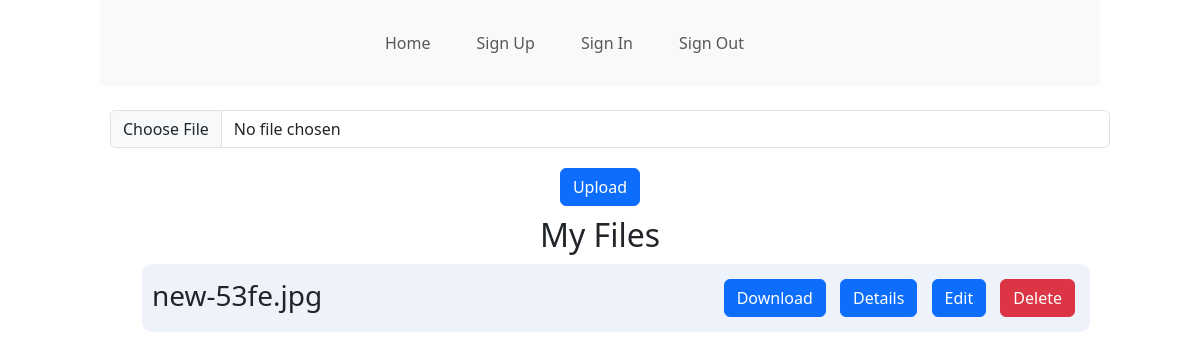
Page /files (signed in) on the earlier database version.
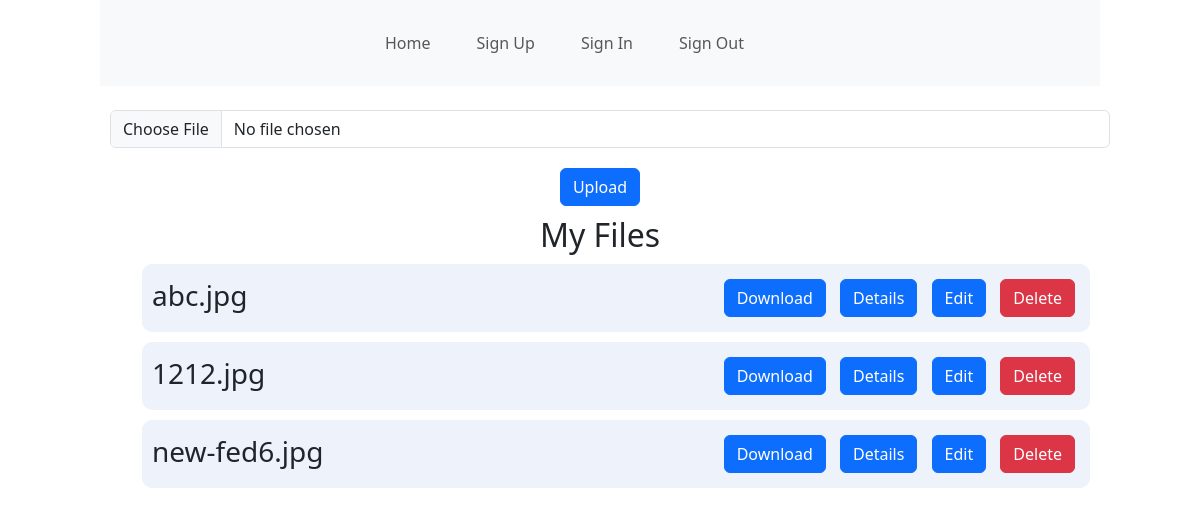
Same page on the later database version.
### tables this page shows
CREATE TABLE files (
                    id INTEGER PRIMARY KEY,
                    filename TEXT UNIQUE,
                    filepath TEXT,
                    filesize REAL,
                    timestamp TIMESTAMP,
                    user_email TEXT,
                    FOREIGN KEY (user_email) REFERENCES users (email)
                );

### app.py (the view, shortened to what this page needs)
@app.route('/files', methods=['GET', 'POST'])
def upload_and_list_files():
    check_upload_folder()
    signed_user_email = session.get("user_email")
    if signed_user_email:
        try:
            with sqlite3.connect(app.config['DATABASE']) as conn:
                cursor = conn.execute('SELECT id, filename FROM files WHERE user_email = ?', (session['user_email'],))
                files = cursor.fetchall()
                return render_template('upload.html', files=files)
        except:
            print("Error while getting files from DB!")
    else:
        flash('Please sign in')
        return render_template('signin.html')

### app.py (called while the page is built)
def check_upload_folder():
    if not os.path.exists(app.config['UPLOAD_FOLDER']):
        os.makedirs(app.config['UPLOAD_FOLDER'])

### templates/upload.html (shortened to what this page needs)
{% include 'navbar.html' %}
    <form method="POST" enctype="multipart/form-data" action="{{ url_for('upload_and_list_files') }}">
        <input class="form-control" type="file" name="file">
        <input class="btn btn-primary" type="submit" value="Upload">
    </form>
    <h2>My Files</h2>
    <ul>
        {% for file in files %}
            <li class="file-item">
                <div>
                    <span class="fs-3">{{ file[1] }}</span>
                </div>
                <div>
                    <a href="{{ url_for('download_file', filename=file[1]) }}" download class="btn btn-primary">Download</a>
                    <a onclick="fetchDetails('{{ file[1] }}')" class="btn btn-primary">Details</a>
                    <a onclick="toggleRenameInput('{{ file[1] }}')" class="btn btn-primary">Edit</a>
                    <a onclick="deleteFile('{{ file[1] }}')" class="btn btn-danger">Delete</a>
                </div>
            </li>
        {% endfor %}
    </ul>

### templates/navbar.html (shortened to what this page needs)
<!DOCTYPE html>
<html lang="en">
<head>
    <link href="https://cdn.jsdelivr.net/npm/bootstrap@5.3.2/dist/css/bootstrap.min.css" rel="stylesheet">
    <link rel="stylesheet" type="text/css" href="{{ url_for('static', filename='css/styles.css') }}">
</head>
<body>
    <nav class="navbar navbar-expand-lg bg-body-tertiary">
        <div class="container-fluid nb">
          <div class="collapse navbar-collapse" id="navbarNav">
            <ul class="navbar-nav">
              <li class="nav-item">
                <a class="nav-link" href="/files">Home</a>
              </li>
              <li class="nav-item">
                <a class="nav-link" href="/signup">Sign Up</a>
              </li>
              <li class="nav-item">
                <a class="nav-link" href="/signin">Sign In</a>
              </li>
              <li class="nav-item">
                <a class="nav-link" href="/signout">Sign Out</a>
              </li>
            </ul>
          </div>
        </div>
      </nav>
</body>
</html>

### static/css/styles.css (style rules this page uses)
body { margin-left: auto; margin-right: auto; width: 1000px; text-align: center; }
li { text-decoration: none; list-style: none; margin: 10px; }
input { margin: 10px; }
.file-item { background-color: #edf2fb; padding: 10px; border-radius: 10px; display: flex; justify-content: space-between; }
a { margin:5px }
.nb { text-align: center; align-items: center; width: 500px; }

Differences in the rows shown:
changed files: filename "new-53fe.jpg" → "abc.jpg"
added files: filename "1212.jpg"
added files: filename "new-fed6.jpg"
